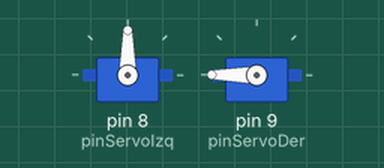
A sketch run on a simulated Arduino Uno, built with avr-gcc and run on an emulated ATmega328P. On the bench: 2 × servo.

Above: at 0.05 s.
At 6.0 s:
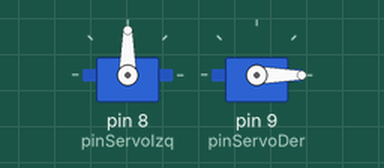
Timing chart, 0 to 7.8 s (numbered marks = the images above):
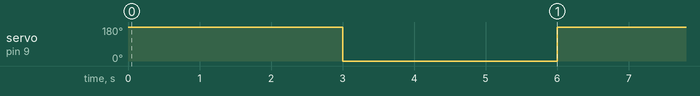

Measured:
- by itself, servo on pin 9 (pinServoDer): alternates 180° for 3.0 s and 0° for 3.0 s

The sketch:

Guion-9.2.ino
```cpp
#include <Servo.h>

Servo servoIzq;
Servo servoDer;

int pinServoIzq = 8;
int pinServoDer = 9;

void setup(){
  servoIzq.attach(pinServoIzq);
  servoDer.attach(pinServoDer);
}


void loop() {
  servoIzq.write(90);
  servoDer.write(180);
  delay(3000);
  servoIzq.write(90);
  servoDer.write(0);
  delay(3000);
}
```
